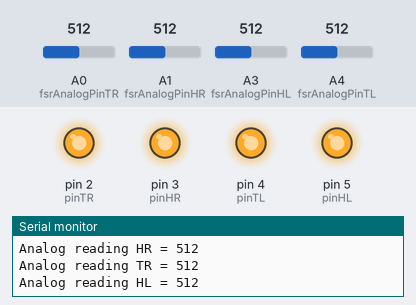
The sketch below on a simulated Arduino Uno, built with avr-gcc and run on an emulated ATmega328P. On the bench: output pins drawn as LEDs (lit = HIGH), the last lines printed to the serial monitor. The test bench sets the inputs (shaded band); at power-on: A0 (fsrAnalogPinTR) = 512, A1 (fsrAnalogPinHR) = 512, A3 (fsrAnalogPinHL) = 512, A4 (fsrAnalogPinTL) = 512.

Above: at 1.2 s.
1.3 s: A0 (fsrAnalogPinTR) set to 208
4.3 s: A0 (fsrAnalogPinTR) set to 191
At 4.8 s:
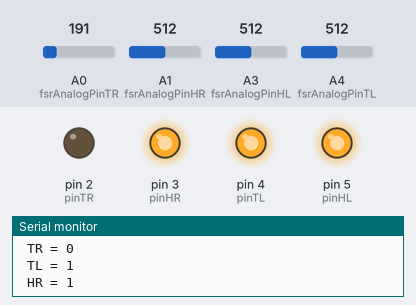
5.9 s: A1 (fsrAnalogPinHR) set to 218
7.4 s: A1 (fsrAnalogPinHR) set to 193
At 8.7 s:
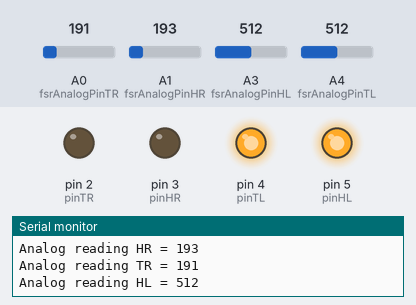
9.0 s: A3 (fsrAnalogPinHL) set to 210
12.0 s: A3 (fsrAnalogPinHL) set to 189
At 13.5 s:
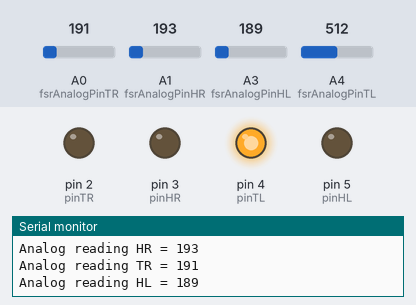
Timing chart, 0 to 14.7 s (numbered marks = the images above; inputs shaded):
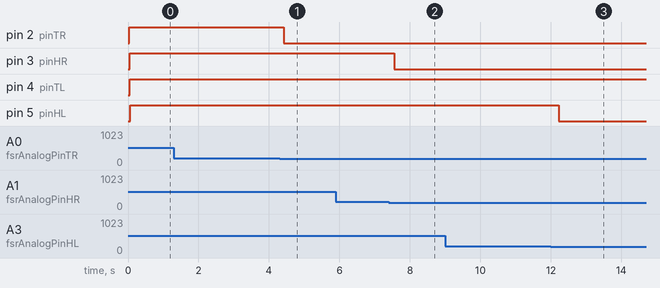

The sketch:

foot.ino
```cpp
#define BOUND 200
#define pinTR 2
#define pinHR 3
#define pinTL 4
#define pinHL 5

int fsrAnalogPinTR = A0;
int fsrAnalogPinHR = A1;
int fsrAnalogPinTL = A4;
int fsrAnalogPinHL = A3;
int fsrReadingTR;
int fsrReadingHR;
int fsrReadingTL;
int fsrReadingHL;

void setup(void){
  pinMode(pinTR,OUTPUT);
  pinMode(pinHR,OUTPUT);
  pinMode(pinTL,OUTPUT);
  pinMode(pinHL,OUTPUT);
  Serial.begin(9600);
}

void loop(void){
  fsrReadingTR = analogRead(fsrAnalogPinTR);
  fsrReadingTL = analogRead(fsrAnalogPinTL);
  fsrReadingHR = analogRead(fsrAnalogPinHR);
  fsrReadingHL = analogRead(fsrAnalogPinHL);

  Serial.print("Analog reading HR = ");
  Serial.println(fsrReadingHR);
  Serial.print("Analog reading TR = ");
  Serial.println(fsrReadingTR);

  Serial.print("Analog reading HL = ");
  Serial.println(fsrReadingHL);
  Serial.print("Analog reading TL = ");
  Serial.println(fsrReadingTL);
  if (fsrReadingTR < BOUND)
  {
    digitalWrite(pinTR,LOW);
    Serial.println(" TR = 0");
  }
  else
  {
    digitalWrite(pinTR,HIGH);
    Serial.println(" TR = 1");
  }

  if (fsrReadingTL < BOUND)
  {
    digitalWrite(pinTL,LOW);
    Serial.println(" TL = 0");
  }
  else
  {
    digitalWrite(pinTL,HIGH);
    Serial.println(" TL = 1");
  }
  if (fsrReadingHR < BOUND)
  {
    digitalWrite(pinHR,LOW);
    Serial.println(" HR = 0");
  }
  else
  {
    digitalWrite(pinHR,HIGH);
    Serial.println(" HR = 1");
  }

  if (fsrReadingHL < BOUND)
  {
    digitalWrite(pinHL,LOW);
    Serial.println(" HL = 0");
  }
  else
   {
    digitalWrite(pinHL,HIGH);
    Serial.println(" HL = 1");
   }

  delay(10);
}
```

Measured:
- the behaviour switches between 200 and 199 on A0 (fsrAnalogPinTR) (found by bisection; images 0 and 1)
- the behaviour switches between 200 and 199 on A1 (fsrAnalogPinHR) (found by bisection; images 1 and 2)
- the behaviour switches between 200 and 199 on A3 (fsrAnalogPinHL) (found by bisection; images 2 and 3)
- after the input at 4.3 s, pin 2 (pinTR): HIGH → LOW after 0.12 s
- after the input at 7.4 s, pin 3 (pinHR): HIGH → LOW after 0.15 s
- after the input at 12.0 s, pin 5 (pinHL): HIGH → LOW after 0.23 s
